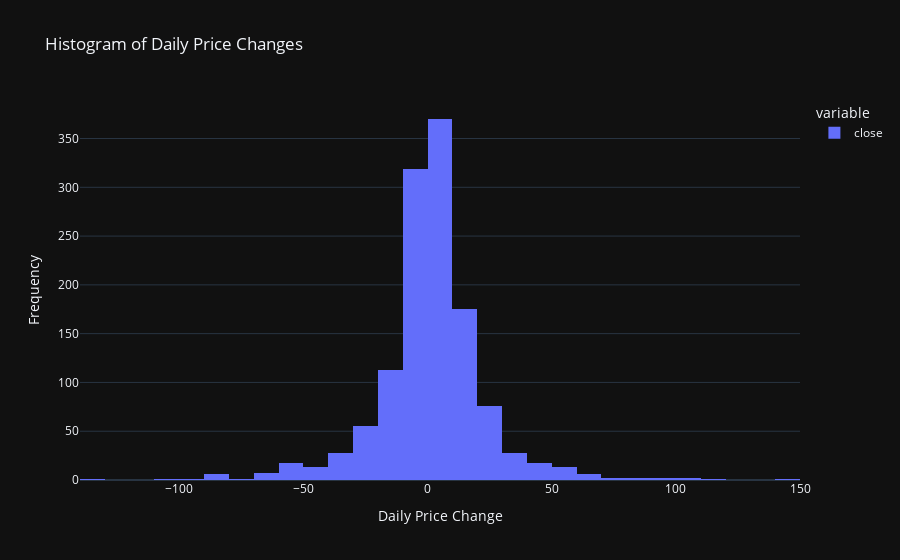

Write notebook code for a chart like this one.
### Code cell
daily_changes = stock_data['close'].diff()
fig = px.histogram(daily_changes, nbins=50, title='Histogram of Daily Price Changes')
fig.update_xaxes(title='Daily Price Change')
fig.update_yaxes(title='Frequency')
fig.update_layout(template='plotly_dark')
fig.show()

### Figure 1 — Plotly figure (JSON) as saved in the notebook; plotly's stock layout.template omitted (floating-point values rounded to 4 significant figures; data arrays with more than 128 entries replaced by an {"elided": "..."} marker saying what was removed)
{"data": [{"alignmentgroup": "True", "bingroup": "x", "hovertemplate": "variable=close<br>value=%{x}<br>count=%{y}<extra></extra>", "legendgroup": "close", "marker": {"color": "#636efa", "pattern": {"shape": ""}}, "name": "close", "nbinsx": 50, "offsetgroup": "close", "orientation": "v", "showlegend": true, "type": "histogram", "x": {"elided": "1258 float values"}, "xaxis": "x", "yaxis": "y"}], "layout": {"barmode": "relative", "legend": {"title": {"text": "variable"}, "tracegroupgap": 0}, "title": {"text": "Histogram of Daily Price Changes"}, "xaxis": {"anchor": "y", "domain": [0.0, 1.0], "title": {"text": "Daily Price Change"}}, "yaxis": {"anchor": "x", "domain": [0.0, 1.0], "title": {"text": "Frequency"}}}}
